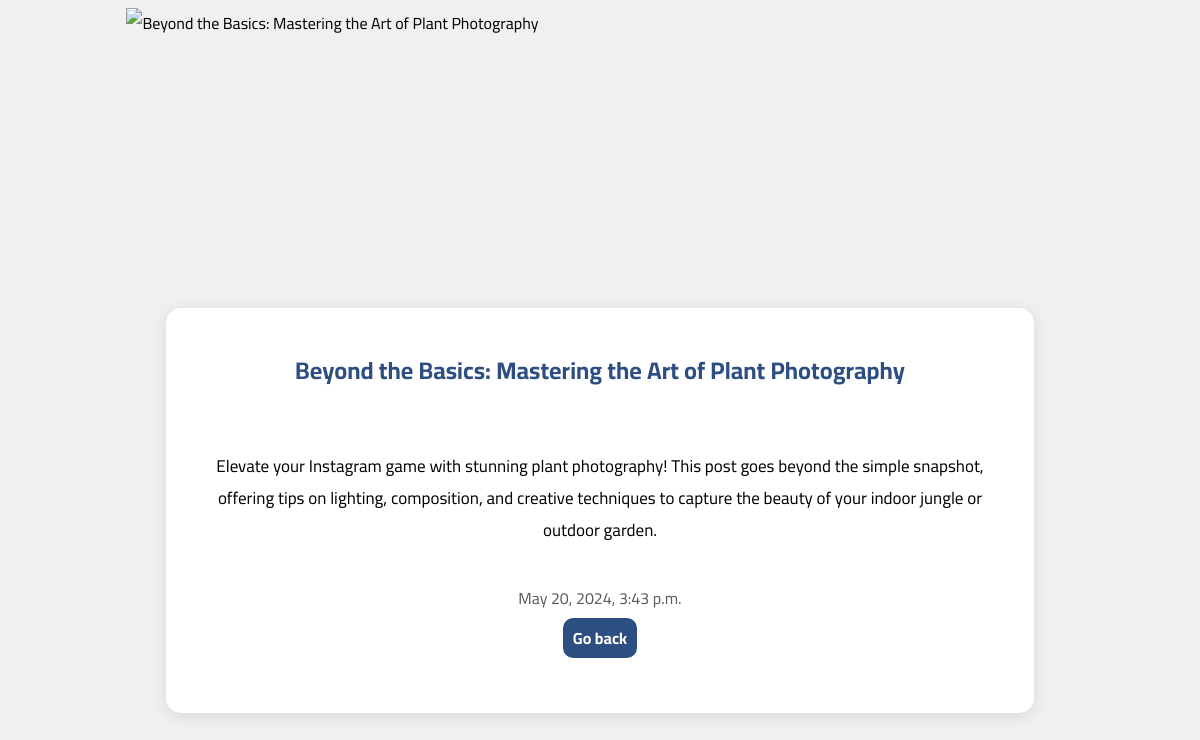
Page /details/5 on the committed database.
### blog_app/models.py (models this page shows, shortened)
class Product(models.Model):
    name = models.CharField(max_length=100)
    description = models.TextField()
    image = models.URLField()
    created_at = models.DateTimeField(auto_now_add=True) # save time when instance is created
    updated_at = models.DateTimeField(auto_now = True) # save time when .save() is called (instance is updated)
    def short_description(self):
        words = self.description.split()
        if (len(words) > 50):
            return ' '.join(words[:30]) + '...' # join the first thirty words with a ' ' (space) between each word
        return self.description

### blog_app/views.py (the view)
# urls.py: path('details/<str:pk>', views.product_details, name='product_details'),
def product_details(request, pk):
    product = Product.objects.get(id=pk)
    context = {'product': product}
    return render(request, 'index2.html', context)

### blog_app/templates/index2.html (shortened to what this page needs)
{% load static %}
<!DOCTYPE html>
<html lang="en">
<head>
    <link rel="stylesheet" href="{% static 'details.css' %}">
</head>
<body>
  <div class="image"><img src="{{ product.image }}" alt="{{ product.name }}" /></div>
    <div class="card">
        <h2 class="title">{{ product.name }}</h2>
        <div class="content">
            <p class="description">{{product.short_description}}</p>
            <div class="date">
              {{ product.created_at }}
            </div>
        </div>
        <a href="{% url 'product_list' %}" class="back">Go back</a>
    </div>
</body>
</html>

### blog_app/static/details.css (style rules this page uses)
body { background-color: #f0f0f0; font-family: "Cairo"; }
.image { overflow: hidden; height: 200px; width: 80%; margin: 0 auto; }
.image img { width: 100%; }
.card { background-color: white; border-radius: 15px; overflow: hidden; text-align: center; display: flex; flex-direction: column; justify-content: space-between; box-shadow: 0 3px 15px rgba(0, 0, 0, 0.1); width: 70%; padding: 20px 20px 50px; margin: 100px auto; }
.card .title { color: #2c4e80 }
.card .content .description { font-size: 17px; padding: 20px; }
.card .content .date { color: #595a5b }
.card .back { text-decoration: none; background-color: #2c4e80; padding: 5px 10px; color: white; font-weight: bold; width: fit-content; margin: 5px auto; border-radius: 10px; }

### rows in the picture
Product: name "Beyond the Basics: Mastering the Art of Plant Photography", short_description "Elevate your Instagram game with stunning plant photography! This post goes beyond the simple snapshot, offering tips on lighting, composition, and creative techniques to capture the beauty of your indoor jungle or outdoor garden.", created_at "May 20, 2024, 3:43 p.m."
